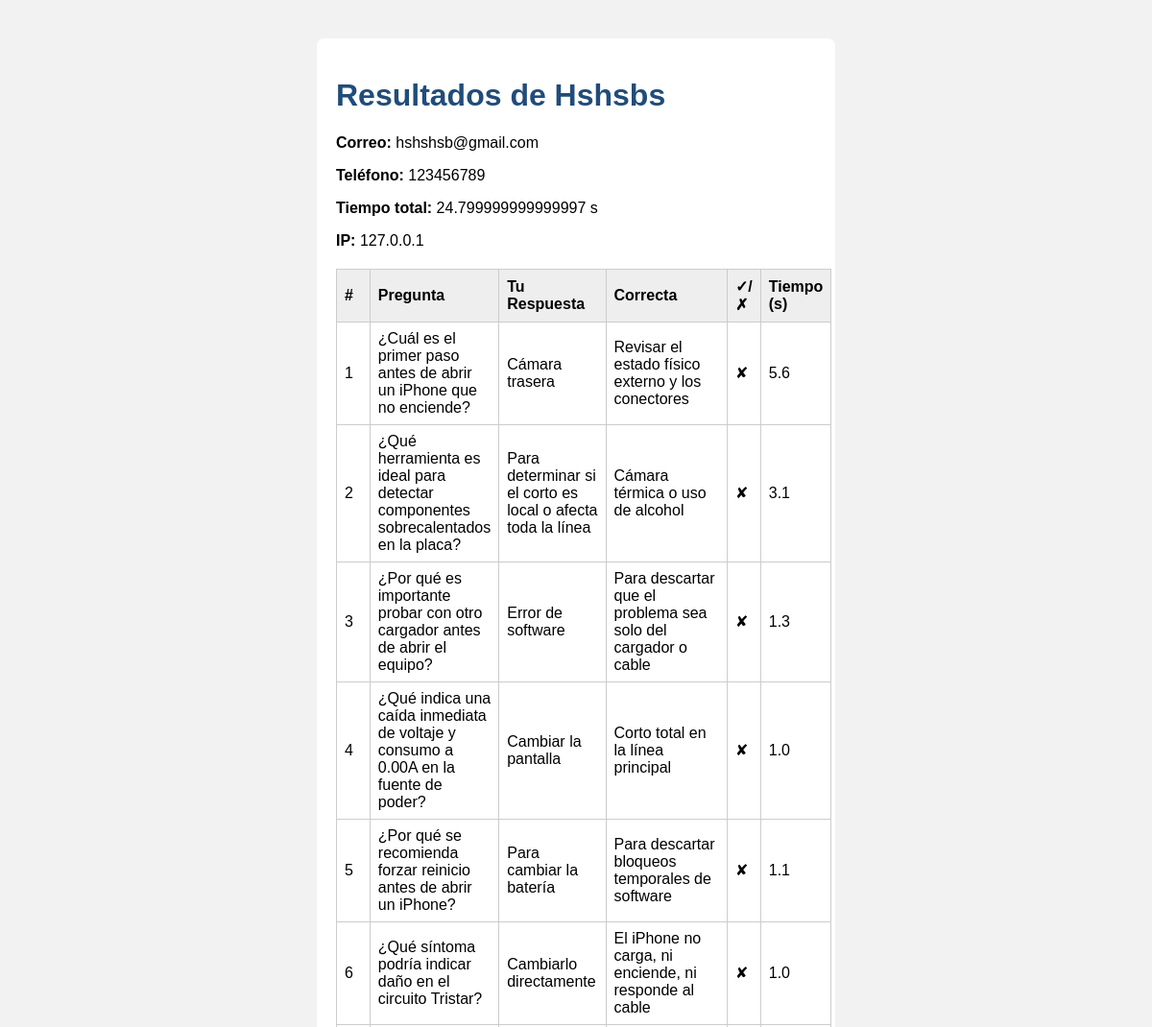
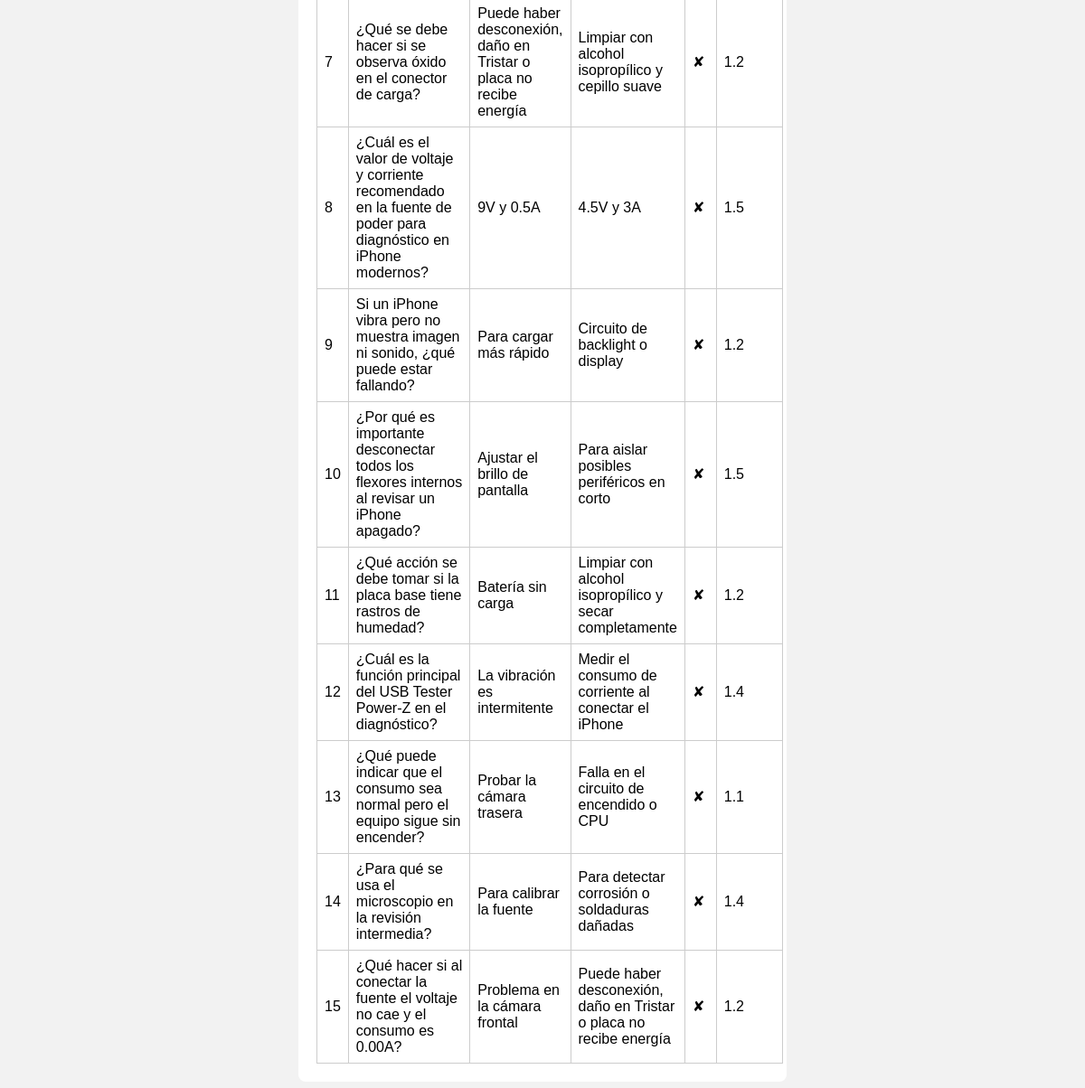
The page /resultado/11 on the database its author committed (2 pictures, top to bottom).
### tables this page shows
CREATE TABLE respuestas (
                id INTEGER PRIMARY KEY AUTOINCREMENT,
                nombre TEXT,
                correo TEXT,
                telefono TEXT,
                respuestas TEXT,
                tiempos TEXT,
                tiempo_total REAL,
                ip TEXT
            );

### app.py (the view)
@app.route("/resultado/<int:res_id>")
def resultados_tecnico(res_id):
    conn = sqlite3.connect(DB_FILE)
    c = conn.cursor()
    c.execute("""
        SELECT nombre, correo, telefono, respuestas, tiempos, tiempo_total, ip
        FROM respuestas WHERE id=?
    """, (res_id,))
    row = c.fetchone()
    conn.close()
    preguntas = cargar_preguntas()
    user_resps = json.loads(row[3])
    user_times = json.loads(row[4])
    detalles = []
    for i, ur in enumerate(user_resps):
        p = preguntas[i]
        correcta_idx = p.get("respuestaCorrecta", 0)
        correcta_text = p["opciones"][correcta_idx]
        detalles.append({
            "pregunta": p["pregunta"],
            "respuesta_usuario": ur,
            "respuesta_correcta": correcta_text,
            "acierto": ur == correcta_text,
            "tiempo": user_times[i] if i < len(user_times) else 0
        })
    return render_template(
        "resultados_tecnico.html",
        nombre=row[0],
        correo=row[1],
        telefono=row[2],
        tiempo_total=row[5],
        ip=row[6],
        detalles=detalles
    )

### app.py (called while the page is built)
def cargar_preguntas():
    with open(PREGUNTAS_FILE, "r", encoding="utf-8") as f:
        return json.load(f)

### templates/resultados_tecnico.html (shortened to what this page needs)
<!DOCTYPE html>
<html lang="es">
<head>
  <link rel="stylesheet" href="{{ url_for('static', filename='style.css') }}">
</head>
<body>
  <div class="container">
    <h1>Resultados de {{ nombre }}</h1>
    <p><strong>Correo:</strong> {{ correo }}</p>
    <p><strong>Teléfono:</strong> {{ telefono }}</p>
    <p><strong>Tiempo total:</strong> {{ tiempo_total }} s</p>
    <p><strong>IP:</strong> {{ ip }}</p>
    <table>
      <thead>
        <tr>
          <th>#</th>
          <th>Pregunta</th>
          <th>Tu Respuesta</th>
          <th>Correcta</th>
          <th>✓/✗</th>
          <th>Tiempo (s)</th>
        </tr>
      </thead>
      <tbody>
        {% for d in detalles %}
          <tr>
            <td>{{ loop.index }}</td>
            <td>{{ d.pregunta }}</td>
            <td>{{ d.respuesta_usuario }}</td>
            <td>{{ d.respuesta_correcta }}</td>
            <td>{% if d.acierto %}✔{% else %}✘{% endif %}</td>
            <td>{{ d.tiempo }}</td>
          </tr>
        {% endfor %}
      </tbody>
    </table>
  </div>
</body>
</html>

### static/style.css (style rules this page uses)
body { font-family: Arial, sans-serif; background: #f2f2f2; margin: 0; padding: 0; }
.container { max-width: 500px; margin: 40px auto; background: white; padding: 20px; border-radius: 8px; }
h1, h2 { color: #214C7A; }
table { width: 100%; border-collapse: collapse; margin-top: 20px; }
th, td { border: 1px solid #ccc; padding: 8px; text-align: left; }
th { background: #eee; }

### rows shown on the page
respuestas: nombre "Hshsbs", correo "hshshsb@gmail.com", telefono "123456789", tiempo_total "24.799999999999997", ip "127.0.0.1"

### other values the page prints
{{ d.pregunta }} "¿Cuál es el primer paso antes de abrir un iPhone que no enciende?" "¿Qué herramienta es ideal para detectar componentes sobrecalentados en la placa?" "¿Por qué es importante probar con otro cargador antes de abrir el equipo?" "¿Qué indica una caída inmediata de voltaje y consumo a 0.00A en la fuente de poder?" "¿Por qué se recomienda forzar reinicio antes de abrir un iPhone?" "¿Qué síntoma podría indicar daño en el circuito Tristar?" "¿Qué se debe hacer si se observa óxido en el conector de carga?" "¿Cuál es el valor de voltaje y corriente recomendado en la fuente de poder para diagnóstico en iPhone modernos?" "Si un iPhone vibra pero no muestra imagen ni sonido, ¿qué puede estar fallando?" "¿Por qué es importante desconectar todos los flexores internos al revisar un iPhone apagado?" "¿Qué acción se debe tomar si la placa base tiene rastros de humedad?" "¿Cuál es la función principal del USB Tester Power-Z en el diagnóstico?" "¿Qué puede indicar que el consumo sea normal pero el equipo sigue sin encender?" "¿Para qué se usa el microscopio en la revisión intermedia?" "¿Qué hacer si al conectar la fuente el voltaje no cae y el consumo es 0.00A?"
{{ d.respuesta_usuario }} "Cámara trasera" "Para determinar si el corto es local o afecta toda la línea" "Error de software" "Cambiar la pantalla" "Para cambiar la batería" "Cambiarlo directamente" "Puede haber desconexión, daño en Tristar o placa no recibe energía" "9V y 0.5A" "Para cargar más rápido" "Ajustar el brillo de pantalla" "Batería sin carga" "La vibración es intermitente" "Probar la cámara trasera" "Para calibrar la fuente" "Problema en la cámara frontal"
{{ d.respuesta_correcta }} "Revisar el estado físico externo y los conectores" "Cámara térmica o uso de alcohol" "Para descartar que el problema sea solo del cargador o cable" "Corto total en la línea principal" "Para descartar bloqueos temporales de software" "El iPhone no carga, ni enciende, ni responde al cable" "Limpiar con alcohol isopropílico y cepillo suave" "4.5V y 3A" "Circuito de backlight o display" "Para aislar posibles periféricos en corto" "Limpiar con alcohol isopropílico y secar completamente" "Medir el consumo de corriente al conectar el iPhone" "Falla en el circuito de encendido o CPU" "Para detectar corrosión o soldaduras dañadas" "Puede haber desconexión, daño en Tristar o placa no recibe energía"
{{ d.tiempo }} "5.6" "3.1" "1.3" "1.0" "1.1" "1.0" "1.2" "1.5" "1.2" "1.5" "1.2" "1.4" "1.1" "1.4" "1.2"
